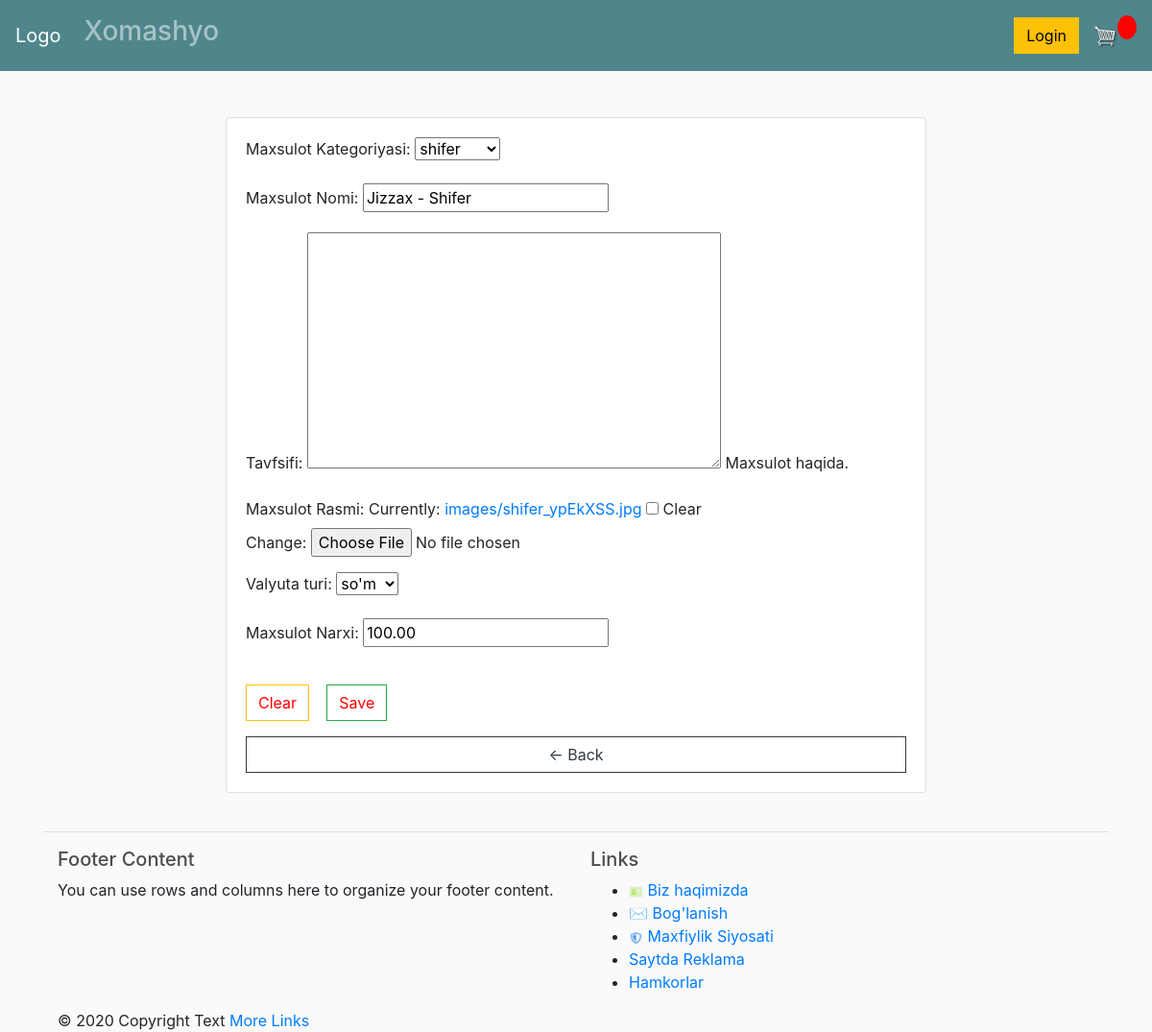
The app's page /7/update/ with its own data.
### Product/models.py (models this page shows, shortened)
class Product(models.Model):
	name        = models.CharField( verbose_name='Maxsulot Nomi', max_length=250, )
	category    = models.ForeignKey( "Category",
                verbose_name = 'Maxsulot Kategoriyasi',
                related_name = 'product_name',
                on_delete    = models.CASCADE
            )
	description = models.TextField( verbose_name='Tavfsifi', help_text="Maxsulot haqida.", blank=True, null=True, )
	image       = models.ImageField( #default image
                upload_to='images',
                max_length=255,
                verbose_name='Maxsulot Rasmi',
                blank=True,
                null=True
            )
	class CurrecyChoice(models.TextChoices):
		SUM="so\'m",_('so\'m')
		USD='$',_('dollor')
		EUR='euro',_('euro')
		RUB='ruble',_('ruble')
		__empty__=_('')
	currency    = models.CharField( verbose_name='Valyuta turi', max_length=5,
                choices=CurrecyChoice.choices,
                default=CurrecyChoice.__empty__,
            )
	price       = models.DecimalField( verbose_name='Maxsulot Narxi', max_digits=10, decimal_places=2, default=100,
                validators=(
                    MinValueValidator(100),
                    MaxValueValidator(100000000),
                )
            )
	published_at = models.DateTimeField( auto_now_add=True )
	updated_at  =models.DateTimeField( auto_now=True )
	class Meta:
		verbose_name = 'Product'
		verbose_name_plural = 'Products'

class Category(models.Model):
    name = models.CharField( verbose_name='Kategoriya Nomi', max_length=250, unique=True, )
    class Meta:
        verbose_name = 'Category'
        verbose_name_plural = 'Categories'
    def __str__(self):
        return self.name

### Product/views.py (the view, shortened to what this page needs)
# urls.py: path('<int:id>/update/',    Product_Update_View.as_view(), name='product-update'),
class Product_Update_View(ProductObjectMixin, View):
	template_name='ProductPages/product-update.html'
	context={}
	def get(self, request, id=None, *args, **kwargs):
		product=self.get_object()
		form=ProductCreate(instance=product)
		self.context={ 'form' : form , 'id':id}
		return render(
            request,
            self.template_name,
            self.context,
	    )

### Product/forms.py
class ProductCreate(forms.ModelForm):
	class Meta:
		model=Product
		fields=(
			'category',
			'name',
			'description',
			'image',
			'currency',
			'price',
		)

### Product/views.py (called while the page is built)
    def get_object(self):
        obj=None
        id=self.kwargs.get(self.url_lookup)
        if id is not None:
            obj=get_object_or_404(self.model, id=id)
        return obj

### templates/ProductPages/product-update.html (shortened to what this page needs)
{% extends "ProductPages/base.html" %} {% block content %}
<br>
<div class="row justify-content-center">
    <div class="col-md-8">
        <div class="card card-body">
            <form enctype="multipart/form-data" method="post" action="">
                {% csrf_token %}{{ form.as_p }}
                <p style="margin-top: 5%;">
                    <button type="reset" class="btn btn-outline-warning" style="color: red; margin-right: 2%;">Clear</button>
                    <input class="btn btn-outline-success" style="color: red" type="submit" value="Save">
                </p>
            </form>
            <a class="btn btn-outline-dark" href="{% url 'Products:product-detail' id %}">&#8592; Back</a>
        </div>
    </div>
</div>
{% endblock %}{% url 'Products:product-detail' id %}

### static/css/main.css (style rules this page uses)
body { background-color: hsl(0, 0%, 98%); }
.btn { border-radius: 0; }

### records on screen
Product: category "shifer", currency "so'm", price "100.00"
Category: name "Jizzax - Shifer"
